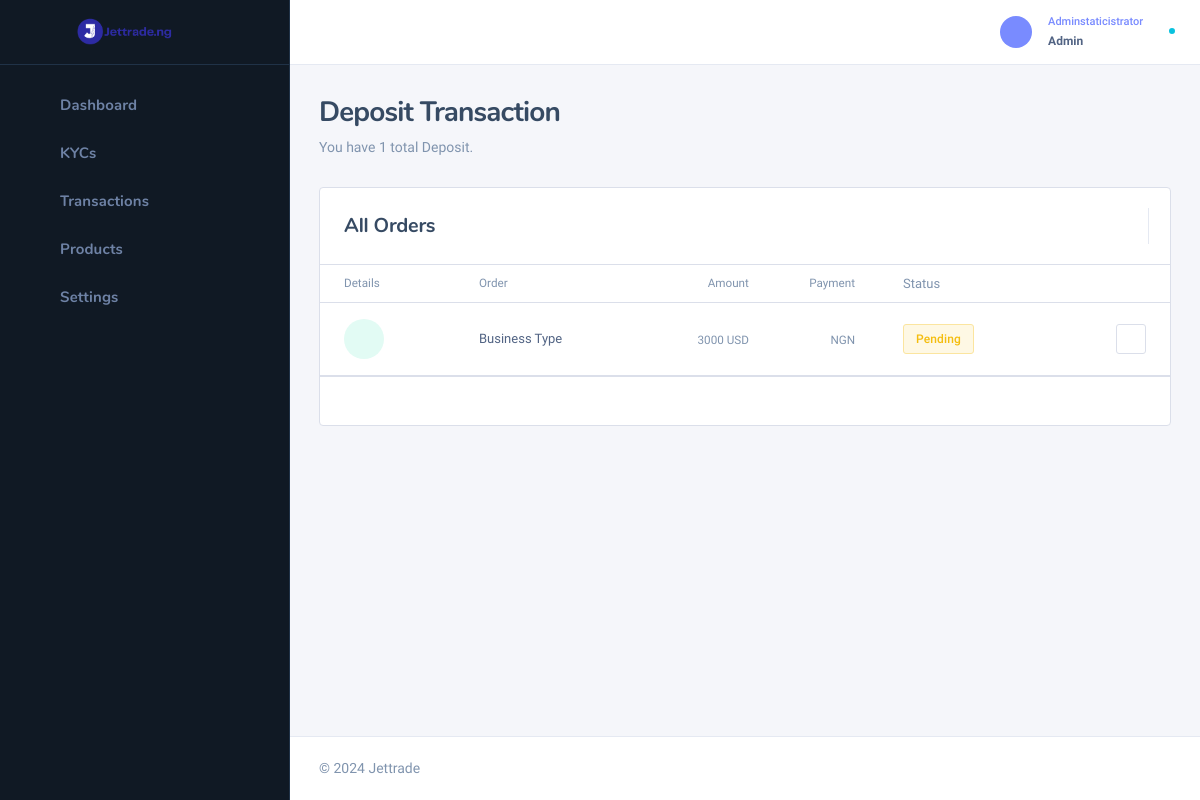
Before: /superadmin/deposit with the older database file.
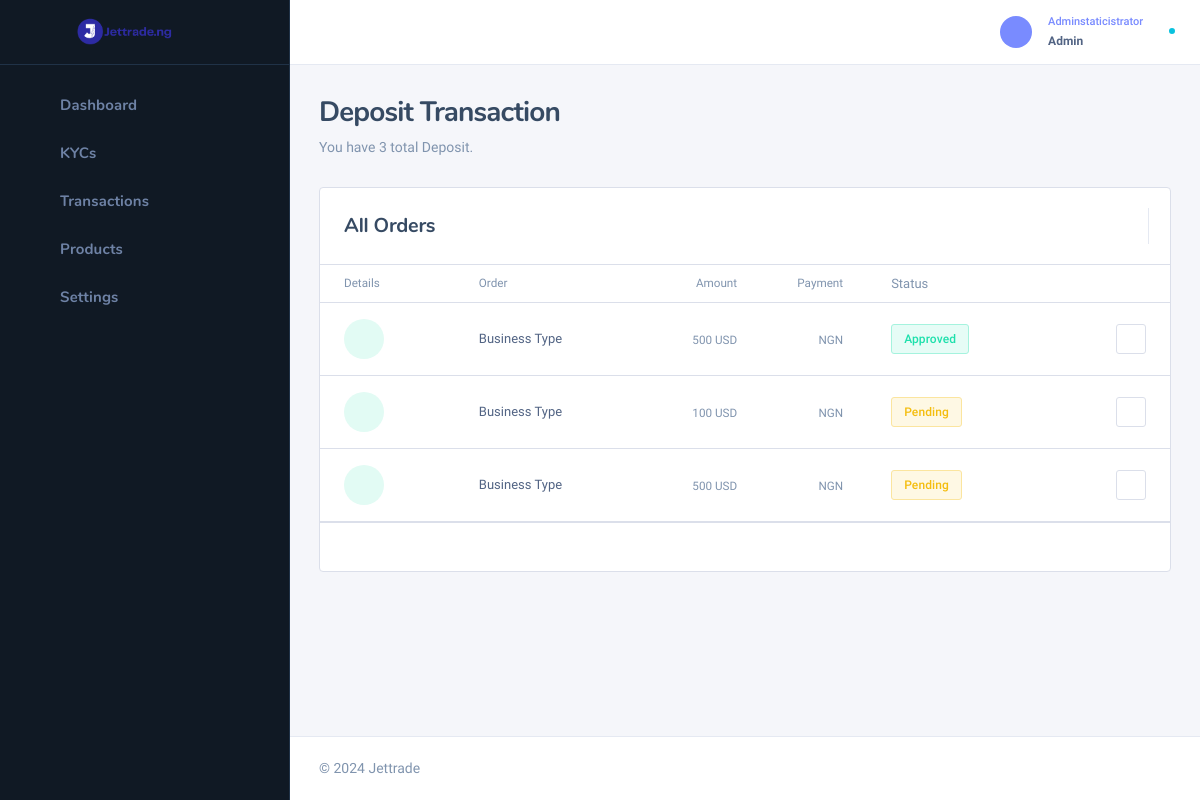
After: the same page with the newer database file.
### user_app/models.py (models this page shows)
class balance_history(models.Model):
    balance = models.ForeignKey(balance, on_delete=models.CASCADE)
    amount = models.IntegerField(default=0)
    payamount = models.IntegerField(default=0)
    status = models.BooleanField(default=False)
    date = models.DateTimeField(blank=True,null=True,default=timezone.now)

### superadmin/views.py (the view)
# urls.py: path('deposit',views.deposit,name='deposit'),
def deposit(request):
   x = balance_history.objects.all()
   t_tal = len(balance_history.objects.all())
   if request.method == 'POST':
      u_id = request.POST.get('u_id')
      b_id = request.POST.get('b_id')
      sv = balance_history.objects.get(id=u_id)
      bid = balance.objects.get(id=b_id)
      amount = sv.amount
      sv.status = True
      bid.amount += float(amount)
      bid.save()
      sv.save()
      subject = "Deposit transaction"
      message = f"""
 Hello {sv.balance.user.username}, your Deposit has been approved.
https://Jettrade.com.ng .Allright reserve 2024
"""
      sender = "test@kcls-swift.com"
      receiver = [sv.balance.user.email, ]
      messages.success(request,'Payment has been approved')
      return HttpResponseRedirect(request.META.get('HTTP_REFERER'))
   else:
    return render(request,'admin_temp/deposit.html',locals())

### user_app/context_processors.py (called while the page is built)
def kycver(request):
    try:
      active =   Kycverification.objects.filter(user=request.user).first
    except:
       Kycverification.DoesNotExist
       active = None
    return {'active':active}

### template/admin_temp/deposit.html (shortened to what the changed rows need)
{% extends 'admin_temp/base.html' %}
{% load static %}
{% block content %}
<div class="nk-content ">
    <div class="container-fluid">
        <div class="nk-content-inner">
            <div class="nk-content-body">
                <div class="nk-block-head nk-block-head-sm">
                    <div class="nk-block-between g-3">
                        <div class="nk-block-head-content">
                            <div class="nk-block-des text-soft">
                                <p>You have {{t_tal}} total Deposit.</p>
                            </div>
                        </div>
                    </div>
                </div>
                <div class="nk-block">
                    <div class="card card-bordered card-stretch">
                        <div class="card-inner-group">
                            <div class="card-inner p-0">
                                <div class="nk-tb-list nk-tb-tnx">
                                    {% for x in x reversed %}
                                    <div class="nk-tb-item">
                                        <div class="nk-tb-col">
                                            <div class="nk-tnx-type">
                                               {% if x.name == 'bank deposit' %}
                                               <div class="nk-tnx-type-icon bg-success-dim text-success">
                                                <img src="{% static 'ui/images/bank.png' %}" alt="">
                                            </div>
                                               {% else %}
                                               <div class="nk-tnx-type-icon bg-success-dim text-success">
                                            </div>
                                               {% endif %}
                                            </div>
                                        </div>
                                        <div class="nk-tb-col tb-col-lg">
                                            <span class="tb-lead-sub">Business Type</span>
                                        </div>
                                        <div class="nk-tb-col text-end">
                                            <span class="tb-amount-sm">{{x.amount}} USD</span>
                                        </div>
                                        <div class="nk-tb-col text-end tb-col-sm">
                                            <span class="tb-amount-sm">{{x.payment}} NGN</span>
                                        </div>
                                        <div class="nk-tb-col nk-tb-col-status">
                                           {% if x.status %}
                                           <span class="badge badge-sm badge-dim bg-outline-success d-none d-md-inline-flex">Approved</span>
                                           {% else %}
                                           <span class="badge badge-sm badge-dim bg-outline-warning d-none d-md-inline-flex">Pending</span>
                                           {% endif %}
                                        </div>
                                        <div class="nk-tb-col nk-tb-col-tools">
                                            <ul class="nk-tb-actions gx-2">
                                                <div class="dropdown">
                                                    <a href="#" class="dropdown-toggle bg-white btn btn-sm btn-outline-light btn-icon" data-bs-toggle="dropdown"><em class="icon ni ni-more-h"></em></a>
                                                </div>
                                            </ul>
                                        </div>
                                    </div>
                                   {% endfor %}
                                </div>
                            </div>
                        </div>
                    </div>
                </div>
            </div>
        </div>
    </div>
</div>
{% endblock %}

Changed rows visible on the page:
changed balance_history (number 1 of 3 on the later page): amount "3000" → "500"; status "Pending" → "Approved"
added balance_history: amount "100", status "Pending"
added balance_history: amount "500", status "Pending"
Other visible differences:
{{ t_tal }}: "1" → "3"
